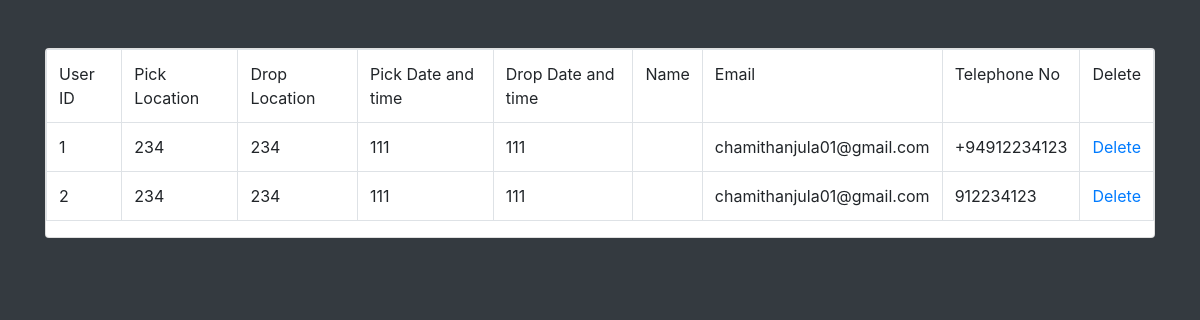
The app's page /car/admin/view.php with its own data.
### tables this page shows
CREATE TABLE IF NOT EXISTS `rent` (
  `id` int(11) NOT NULL AUTO_INCREMENT,
  `plocation` varchar(255) NOT NULL,
  `rlocation` varchar(255) NOT NULL,
  `pdate` varchar(255) NOT NULL,
  `rdate` varchar(255) NOT NULL,
  `uname` varchar(255) NOT NULL,
  `email` varchar(100) NOT NULL,
  `tno` varchar(50) NOT NULL,
  PRIMARY KEY (`id`)
);

### car/admin/view.php (the view, shortened to what this page needs)
 <?php
require_once("connection.php");
$query = "select * from rent    ";
$result = mysqli_query($con,$query);
?>
<!DOCTYPE html>
<html lang="en">
<head>
    <link rel="stylesheet" a href="css/bootstrap.css"/>
</head>
<body class="bg-dark">
 <div class="container">
 <div class="row">
 <div class="col m-auto">
 <div class="card mt-5">
     <table class="table table-bordered">
         <tr>
            <td>User ID</td>
            <td>Pick Location</td>
            <td>Drop Location</td>
            <td>Pick Date and time</td>
            <td>Drop Date and time</td>
            <td>Name</td>
            <td>Email</td>
            <td>Telephone No</td>
            <td>Delete</td>
         </tr>
         <?php
            while($row=mysqli_fetch_assoc($result))
            {
    $ID = $row['id'];
    $Plocation =$row['plocation'];
    $Rlocation = $row['rlocation'];
    $Pdate = $row['pdate'];
    $Rdate = $row['rdate'];
    $FName = $row['name'];
    $Email = $row['email'];
    $Tno = $row['tno'];
          ?>
          <tr>
            <td><?php echo $ID ?></td>
            <td><?php echo $Plocation ?></td>
            <td><?php echo $Rlocation ?></td>
            <td><?php echo $Pdate ?></td>
            <td><?php echo $Rdate ?></td>
            <td><?php echo $FName ?></td>
            <td><?php echo $Email ?></td>
            <td><?php echo $Tno ?></td>
            <td><a href="rdelete.php?Del=<?php echo $ID ?>">Delete</a></td>
          </tr>
          <?php
            }
          ?>
     </table>
 </div>
 </div>
 </div>
 </div>
</body>
</html>

### records on screen
rent: id "1", plocation "234", rlocation "234", pdate "111", rdate "111", email "chamithanjula01@gmail.com", tno "+94912234123"
rent: id "2", plocation "234", rlocation "234", pdate "111", rdate "111", email "chamithanjula01@gmail.com", tno "912234123"
